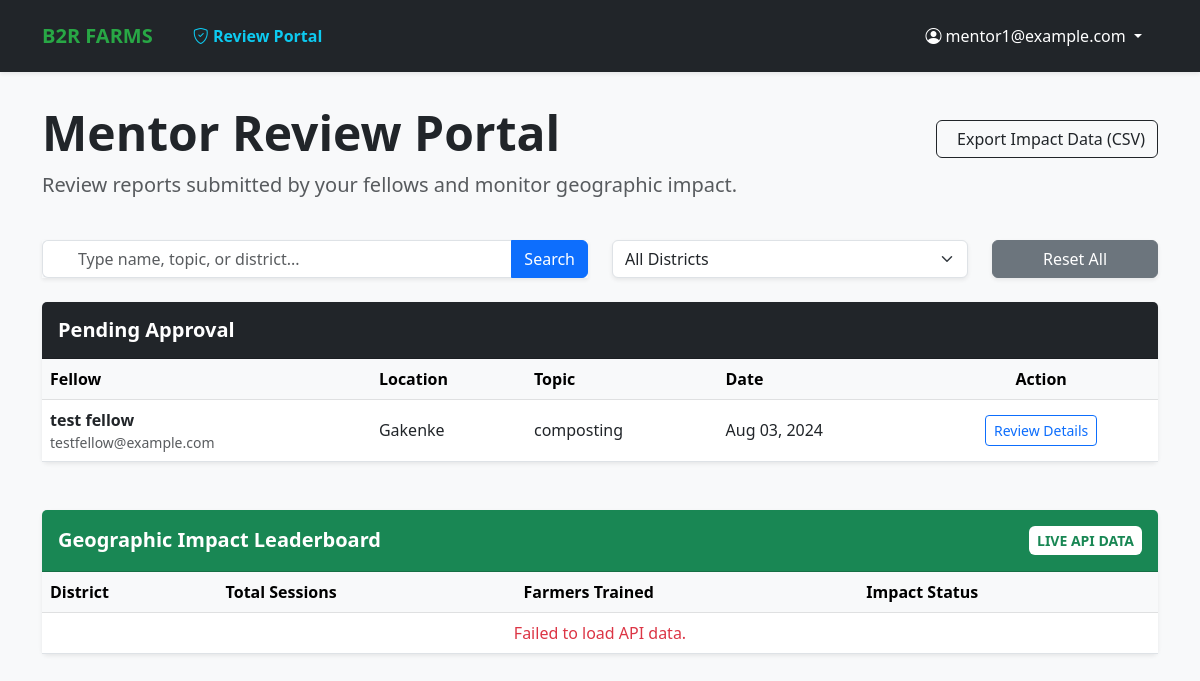
The page /activities/mentor/dashboard/ (signed in) on the database its author committed.
### activities/models.py (models this page shows, shortened)
class TrainingActivity(models.Model):
    class Status(models.TextChoices):
        PENDING = 'PENDING', 'Pending Review'
        APPROVED = 'APPROVED', 'Approved'
        REVISION = 'REVISION', 'Needs Revision'
    fellow = models.ForeignKey(
        Fellow,
        on_delete=models.CASCADE,
        related_name='activities'
    )
    date = models.DateField(validators=[validate_not_future])
    sector = models.ForeignKey(
        Sector,
        on_delete=models.PROTECT,
        related_name='training_activities'
    )
    village_name = models.CharField(max_length=100)
    verified_village = models.CharField(
        max_length=100,
        blank=True,
        null=True,
        help_text="Standardized village name confirmed by Mentor upon approval."
    )
    number_of_farmers_trained = models.PositiveIntegerField(
        validators=[MinValueValidator(1, message="You must train at least one farmer.")]
    )
    training_topic = models.CharField(
        max_length=255,
        help_text="e.g., Mulching, Crop Rotation, Soil Conservation"
    )
    METHOD_CHOICES = [
        ('demonstration', 'Demonstration'),
        ('field_visit', 'Field Visit'),
        ('group_session', 'Group Session'),
        ('workshop', 'Workshop'),
    ]
    training_method = models.CharField(
        max_length=50,
        choices=METHOD_CHOICES
    )
    duration = models.DurationField(
        help_text="Format: HH:MM:SS (e.g., 02:30:00 for 2 hours and 30 mins)",
        default=timedelta(hours=1)
    )
    challenges_notes = models.TextField(blank=True, null=True)
    success_stories = models.TextField(blank=True, null=True)
    photos = models.ImageField(upload_to='training_photos/', blank=True, null=True)
    status = models.CharField(
        max_length=20,
        choices=Status.choices,
        default=Status.PENDING,
        help_text="The current approval status of this report."
    )
    approved_by = models.ForeignKey(
        settings.AUTH_USER_MODEL,
        on_delete=models.SET_NULL,
        null=True,
        blank=True,
        related_name='approved_activities'
    )
    is_resubmitted = models.BooleanField(default=False)
    mentor_comments = models.TextField(
        blank=True,
        null=True,
        help_text="Feedback provided by the assigned Mentor."
    )
    created_at = models.DateTimeField(auto_now_add=True)
    updated_at = models.DateTimeField(auto_now=True)
    class Meta:
        ordering = ['-date', 'sector__name']
        verbose_name_plural = "Training Activities"

### fellows/models.py (models this page shows, shortened)
class Fellow(models.Model):
    class Status(models.TextChoices):
        ACTIVE = 'ACTIVE', 'Active'
        INACTIVE = 'INACTIVE', 'Inactive'
        COMPLETED = 'COMPLETED', 'Completed'
        ON_LEAVE = 'ON_LEAVE', 'On Leave'
    user = models.OneToOneField(
        User,
        on_delete=models.CASCADE,
        related_name='fellow_profile'
    )
    university = models.CharField(max_length=100)
    degree_field = models.CharField(max_length=100)
    graduation_year = models.IntegerField()
    assigned_sector = models.ForeignKey(
        Sector,
        on_delete=models.SET_NULL,
        null=True,
        related_name='fellows'
    )
    mentor = models.ForeignKey(
        'mentors.Mentor',
        on_delete=models.SET_NULL,
        null=True,
        blank=True, # Allows saving a fellow before a mentor is assigned
        related_name='fellows',
        help_text="The professional mentor supervising this fellow."
    )
    fellowship_start_date = models.DateField()
    fellowship_end_date = models.DateField(null=True, blank=True)
    status = models.CharField(
        max_length=10,
        choices=Status.choices,
        default=Status.ACTIVE
    )
    training_completed = models.BooleanField(default=False)
    class Meta:
        ordering = ['user__last_name', 'user__first_name']
        verbose_name = "Fellow"
        verbose_name_plural = "Fellows"

### locations/models.py (models this page shows, shortened)
class Sector(models.Model):
    district = models.ForeignKey(
        District,
        on_delete=models.CASCADE,
        related_name='sectors'
    )
    name = models.CharField(max_length=100)
    code = models.CharField(max_length=10, blank=True, null=True)
    class Meta:
        unique_together = ('name', 'district')
        ordering = ['district__province__name', 'district__name', 'name']

class District(models.Model):
    province = models.ForeignKey(
        Province,
        on_delete=models.CASCADE,
        related_name='districts'
    )
    name = models.CharField(max_length=100)
    code = models.CharField(max_length=10, blank=True, null=True)
    class Meta:
        unique_together = ('name', 'province')
        ordering = ['province__name', 'name']

### activities/views.py (the view)
# urls.py: path('mentor/dashboard/', views.mentor_dashboard_view, name='mentor_dashboard'),
@login_required
@user_passes_test(is_mentor)
def mentor_dashboard_view(request):
    pending_reports = TrainingActivity.objects.filter(status='PENDING').order_by('-date')
    return render(request, 'activities/mentor_dashboard.html', {
        'pending_reports': pending_reports,
        'total_pending': pending_reports.count(),
    })

### activities/views.py (called while the page is built)
def is_mentor(user):
    if not user.is_authenticated:
        return False
    if user.is_staff or user.is_superuser:
        return True
    if hasattr(user, 'mentor'):
        return True
    if hasattr(user, 'userprofile') and user.userprofile.role in ['ADMIN', 'COORDINATOR']:
        return True
    return False

### activities/templates/activities/mentor_dashboard.html (shortened to what this page needs)
{% extends 'base.html' %}
{% block content %}
<div class="row mb-4">
    <div class="col-md-8">
        <h1 class="display-5 fw-bold">Mentor Review Portal</h1>
        <p class="lead text-muted">Review reports submitted by your fellows and monitor geographic impact.</p>
    </div>
    <div class="col-md-4 text-end">
        <a href="{% url 'api-export-csv' %}" class="btn btn-outline-dark mt-3">
            Export Impact Data (CSV)
        </a>
    </div>
</div>
<div class="row mb-4">
    <div class="col-md-6">
        <div class="input-group shadow-sm">
            <span class="input-group-text bg-white border-end-0"></span>
            <input type="text" id="dashboardSearch" class="form-control border-start-0" placeholder="Type name, topic, or district...">
            <button class="btn btn-primary" type="button" id="searchBtn">Search</button>
        </div>
    </div>
    <div class="col-md-4">
        <select id="districtFilter" class="form-select shadow-sm">
            <option value="">All Districts</option>
        </select>
    </div>
    <div class="col-md-2">
        <button class="btn btn-secondary w-100 shadow-sm" onclick="resetFilters()">Reset All</button>
    </div>
</div>
<div class="card shadow-sm border-0 mb-5">
    <div class="card-header bg-dark text-white py-3">
        <h5 class="mb-0 fw-bold">Pending Approval</h5>
    </div>
    <div class="table-responsive">
        <table class="table table-hover align-middle mb-0" id="pendingTable">
            <thead class="table-light">
                <tr>
                    <th>Fellow</th>
                    <th>Location</th>
                    <th>Topic</th>
                    <th>Date</th>
                    <th class="text-center">Action</th>
                </tr>
            </thead>
            <tbody id="pending-table-body">
                {% for report in pending_reports %}
                <tr class="report-row">
                    <td>
                        <div class="fw-bold">{{ report.fellow.user.get_full_name }}</div>
                        <div class="text-muted small">{{ report.fellow.user.email }}</div>
                    </td>
                    <td class="location-cell">{{ report.sector.district.name }}</td>
                    <td class="topic-cell">{{ report.training_topic }}</td>
                    <td>{{ report.date|date:"M d, Y" }}</td>
                    <td class="text-center">
                        <a href="{% url 'review_report' report.pk %}" class="btn btn-outline-primary btn-sm">Review Details</a>
                    </td>
                </tr>
                {% empty %}
                <tr id="initial-pending-empty"><td colspan="5" class="text-center py-5 text-muted">No pending reports.</td></tr>
                {% endfor %}
            </tbody>
        </table>
    </div>
</div>
<div class="card shadow-sm border-0 mb-5">
    <div class="card-header bg-success text-white py-3 d-flex justify-content-between align-items-center">
        <h5 class="mb-0 fw-bold">Geographic Impact Leaderboard</h5>
        <small class="bg-white text-success px-2 py-1 rounded fw-bold">LIVE API DATA</small>
    </div>
    <div class="table-responsive">
        <table class="table table-hover align-middle mb-0">
            <thead class="table-light">
                <tr>
                    <th>District</th>
                    <th>Total Sessions</th>
                    <th>Farmers Trained</th>
                    <th>Impact Status</th>
                </tr>
            </thead>
            <tbody id="impact-table-body">
                <tr id="impact-loading-row">
                </tr>
            </tbody>
        </table>
    </div>
</div>
{% endblock %}

### bridge2Rwanda_fellowship_management_system/templates/base.html (shortened to what this page needs)
{% load static %}
<!DOCTYPE html>
<html lang="en">
<head>
    <link href="https://cdn.jsdelivr.net/npm/bootstrap@5.3.0/dist/css/bootstrap.min.css" rel="stylesheet">
    <link rel="stylesheet" href="https://cdn.jsdelivr.net/npm/bootstrap-icons@1.10.0/font/bootstrap-icons.css">
</head>
<body>
    <nav class="navbar navbar-expand-lg navbar-dark bg-dark shadow-sm py-3">
        <div class="container">
            <a class="navbar-brand" href="/">B2R FARMS</a>
            <div class="collapse navbar-collapse" id="navbarNav">
                <ul class="navbar-nav me-auto">
                    {% if user.is_authenticated %}
                        {% if user.is_staff or user.mentor or user.is_superuser %}
                        <li class="nav-item ms-lg-3">
                            <a class="nav-link text-info fw-bold" href="{% url 'mentor_dashboard' %}">
                                <i class="bi bi-shield-check"></i> Review Portal
                            </a>
                        </li>
                        {% endif %}
                    {% endif %}
                </ul>
                <ul class="navbar-nav ms-auto">
                    {% if user.is_authenticated %}
                        <li class="nav-item dropdown">
                            <a class="nav-link dropdown-toggle btn btn-outline-secondary btn-sm px-3 text-white" href="#" id="userDropdown" role="button" data-bs-toggle="dropdown">
                                <i class="bi bi-person-circle"></i> {{ user.email }}
                            </a>
                        </li>
                    {% else %}
                        <li class="nav-item">
                            <a class="btn btn-success btn-sm px-4" href="{% url 'login' %}">Login</a>
                        </li>
                    {% endif %}
                </ul>
            </div>
        </div>
    </nav>
    <main class="container py-2">
        {% block content %}{% endblock %}
    </main>
</body>
</html>

### bridge2Rwanda_fellowship_management_system/templates/base.html (style rules this page uses)
.navbar-brand { font-weight: 800; color: #28a745 !important; }
body { background-color: #f8f9fa; font-family: 'Segoe UI', sans-serif; }

### rows shown on the page
TrainingActivity: fellow.user.get_full_name "test fellow", fellow.user.email "testfellow@example.com", sector.district.name "Gakenke", training_topic "composting", date "Aug 03, 2024"

### other values the page prints
{{ user.email }} "mentor1@example.com"
